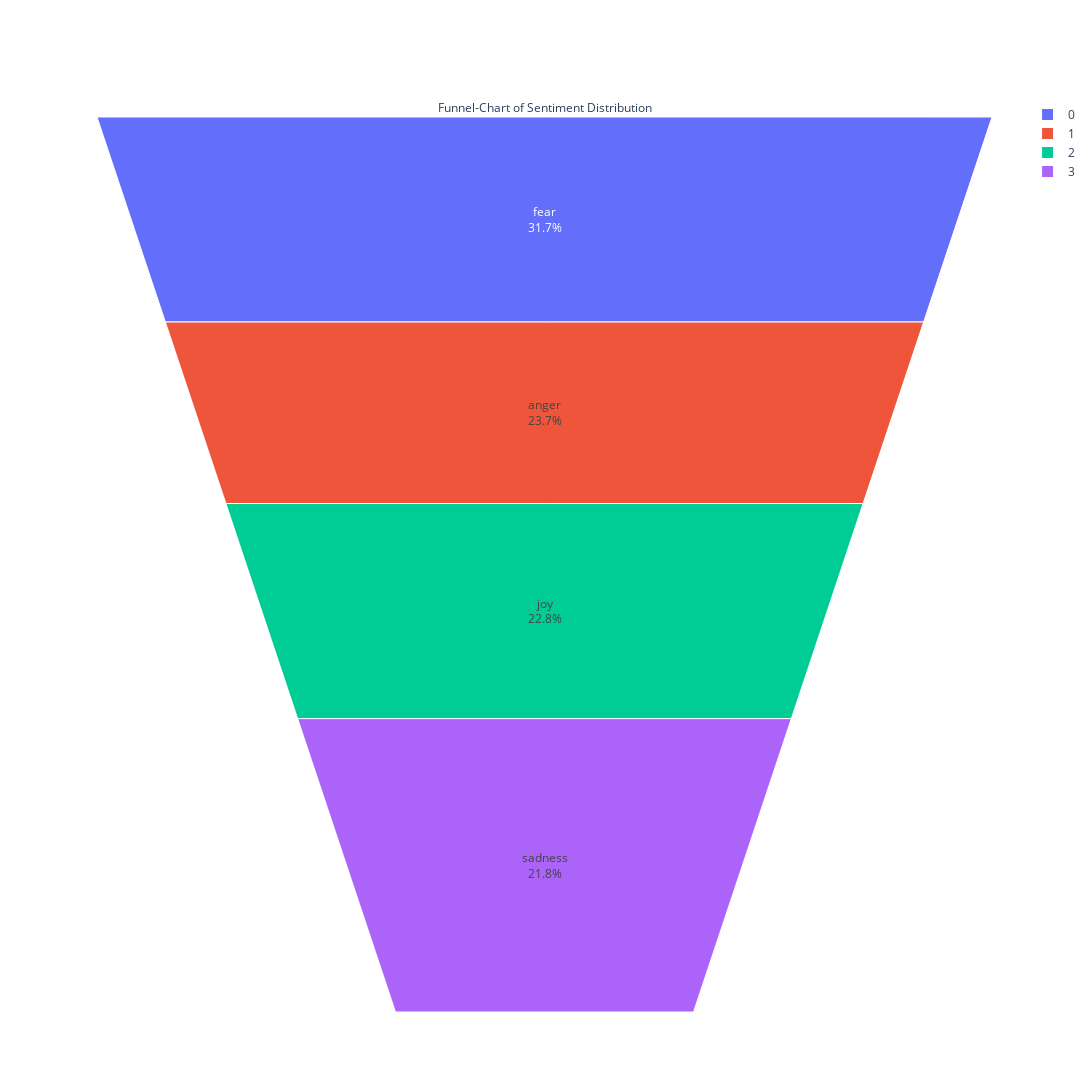

Notebook code cell kept with this figure:
### Code cell
# Use funnel char for better visualization
fig = go.Figure(go.Funnelarea(
    text =temp.tweettype,
    values = temp.tweet,
    title = {"position": "top center", "text": "Funnel-Chart of Sentiment Distribution"}
    ))
fig.update_layout(
    autosize=False,
    width=1600,
    height=1600,)
fig.show()

### Figure 1 — Plotly figure (JSON) as saved in the notebook; plotly's stock layout.template omitted (floating-point values rounded to 4 significant figures)
{"data": [{"text": ["fear", "anger", "joy", "sadness"], "title": {"position": "top center", "text": "Funnel-Chart of Sentiment Distribution"}, "type": "funnelarea", "values": [1147, 857, 823, 786]}], "layout": {"autosize": false, "height": 1600, "width": 1600}}
